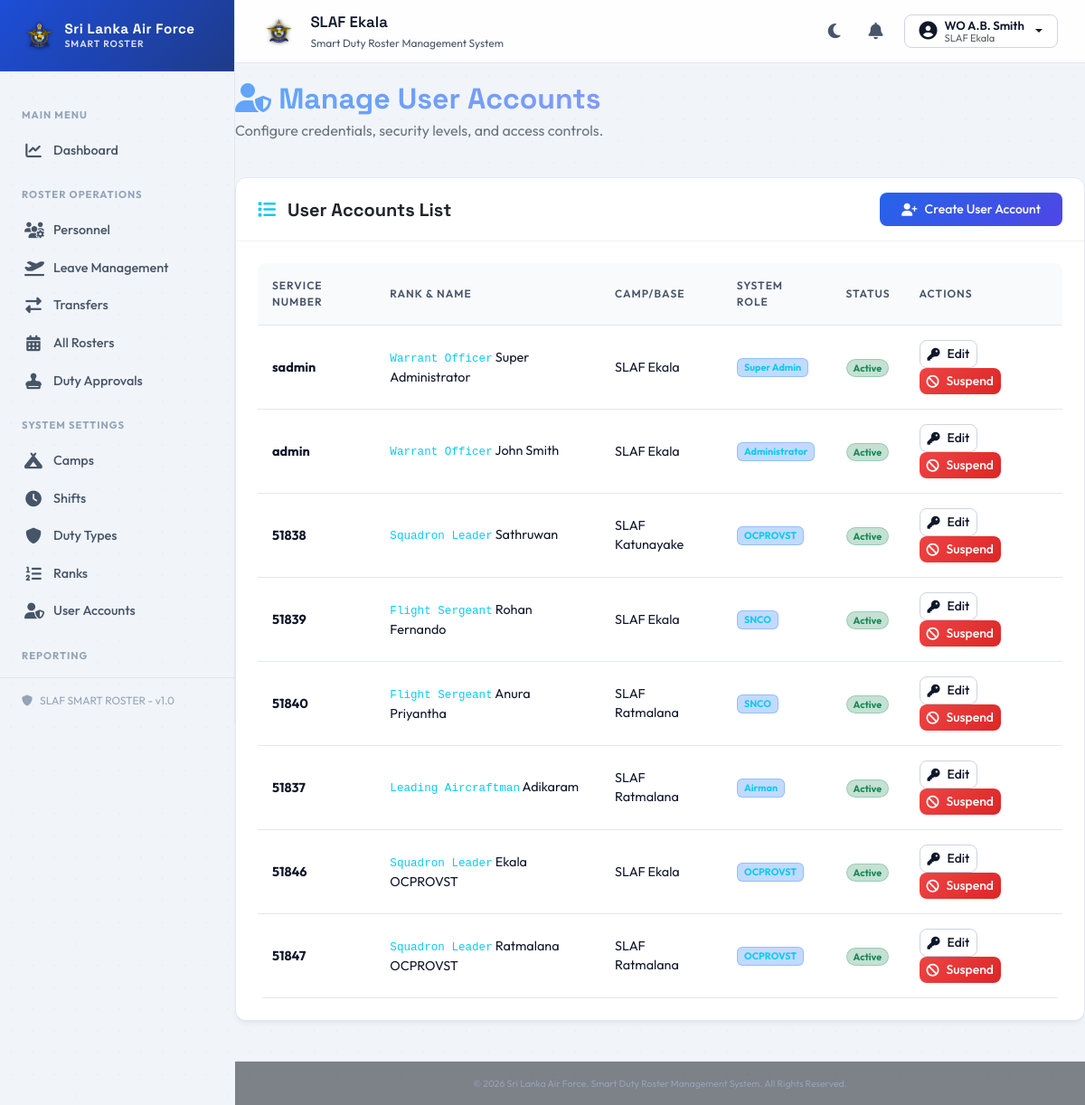
Page /users (signed in) on the committed database.
### tables this page shows
CREATE TABLE IF NOT EXISTS `users` (
  `user_id` INT AUTO_INCREMENT PRIMARY KEY,
  `service_number` VARCHAR(30) UNIQUE NOT NULL,
  `password_hash` VARCHAR(255) NOT NULL,
  `role_id` INT NOT NULL,
  `status` ENUM('Active', 'Suspended') DEFAULT 'Active',
  `created_at` TIMESTAMP DEFAULT CURRENT_TIMESTAMP,
  `updated_at` TIMESTAMP DEFAULT CURRENT_TIMESTAMP ON UPDATE CURRENT_TIMESTAMP,
  FOREIGN KEY (`service_number`) REFERENCES `personnel` (`service_number`) ON DELETE CASCADE ON UPDATE CASCADE,
  FOREIGN KEY (`role_id`) REFERENCES `roles` (`role_id`) ON UPDATE CASCADE,
  INDEX idx_users_role (`role_id`)
);

CREATE TABLE IF NOT EXISTS `camps` (
  `camp_id` INT AUTO_INCREMENT PRIMARY KEY,
  `camp_code` VARCHAR(50) UNIQUE NOT NULL,
  `camp_name` VARCHAR(150) NOT NULL,
  `address` TEXT NULL,
  `status` ENUM('Active', 'Inactive') DEFAULT 'Active',
  `created_at` TIMESTAMP DEFAULT CURRENT_TIMESTAMP,
  `updated_at` TIMESTAMP DEFAULT CURRENT_TIMESTAMP ON UPDATE CURRENT_TIMESTAMP,
  INDEX idx_camp_status (`status`)
);

CREATE TABLE IF NOT EXISTS `ranks` (
  `rank_id` INT AUTO_INCREMENT PRIMARY KEY,
  `rank_code` VARCHAR(50) UNIQUE NOT NULL,
  `rank_name` VARCHAR(100) NOT NULL,
  `rank_short_name` VARCHAR(20) NOT NULL,
  `display_order` INT DEFAULT 0,
  `status` ENUM('Active', 'Inactive') DEFAULT 'Active',
  `created_at` TIMESTAMP DEFAULT CURRENT_TIMESTAMP,
  `updated_at` TIMESTAMP DEFAULT CURRENT_TIMESTAMP ON UPDATE CURRENT_TIMESTAMP
);

CREATE TABLE IF NOT EXISTS `personnel` (
  `service_number` VARCHAR(30) PRIMARY KEY,
  `rank_id` INT NOT NULL,
  `initials` VARCHAR(50) NOT NULL,
  `full_name` VARCHAR(255) NOT NULL,
  `trade` VARCHAR(100) NOT NULL,
  `squadron` VARCHAR(100) NOT NULL,
  `camp_id` INT NOT NULL,
  `contact_number` VARCHAR(30) NULL,
  `email` VARCHAR(150) UNIQUE NOT NULL,
  `status` ENUM('Active', 'Inactive', 'Temporary Duty', 'Leave') DEFAULT 'Active',
  `created_at` TIMESTAMP DEFAULT CURRENT_TIMESTAMP,
  `updated_at` TIMESTAMP DEFAULT CURRENT_TIMESTAMP ON UPDATE CURRENT_TIMESTAMP,
  FOREIGN KEY (`camp_id`) REFERENCES `camps` (`camp_id`) ON UPDATE CASCADE,
  FOREIGN KEY (`rank_id`) REFERENCES `ranks` (`rank_id`) ON UPDATE CASCADE,
  INDEX idx_personnel_camp (`camp_id`),
  INDEX idx_personnel_status (`status`),
  INDEX idx_personnel_rank (`rank_id`)
);

CREATE TABLE IF NOT EXISTS `roles` (
  `role_id` INT AUTO_INCREMENT PRIMARY KEY,
  `role_name` VARCHAR(50) UNIQUE NOT NULL,
  `description` VARCHAR(255) NULL
);

### views/admin/users.php (the view, shortened to what the rows shown need)
<?php
include __DIR__ . '/../layout/header.php';
?>
<div class="row mb-4 align-items-center">
    <div class="col-md-12">
        <h2 class="fw-bold mb-1 gradient-text"><i class="fas fa-user-shield"></i> Manage User Accounts</h2>
    </div>
</div>
<div class="glass-card mb-4">
    <div class="card-body p-4">
        <div class="table-custom-container">
            <table class="table-custom">
                <thead>
                    <tr>
                        <th>Service Number</th>
                        <th>Rank & Name</th>
                        <th>Camp/Base</th>
                        <th>System Role</th>
                        <th>Status</th>
                        <th>Actions</th>
                    </tr>
                </thead>
                <tbody>
                    <?php if (empty($users)): ?>
                        <tr>
                            <td colspan="6" class="text-center text-secondary py-4">No user accounts registered.</td>
                        </tr>
                    <?php else: ?>
                        <?php foreach ($users as $u): ?>
                            <tr>
                                <td class="fw-bold"><?= htmlspecialchars($u['service_number']) ?></td>
                                <td>
                                    <span class="text-info font-monospace small"><?= htmlspecialchars($u['rank'] ?? 'No Rank') ?></span>
                                    <?= htmlspecialchars($u['full_name']) ?>
                                </td>
                                <td><?= htmlspecialchars($u['camp_name'] ?? 'No Location') ?></td>
                                <td>
                                    <span class="badge bg-primary bg-opacity-25 text-info border border-primary border-opacity-25 px-2.5 py-1 small rounded">
                                        <?= htmlspecialchars($u['role_name']) ?>
                                    </span>
                                </td>
                                <td>
                                    <span class="badge rounded-pill bg-<?= $u['status'] === 'Active' ? 'success' : 'danger' ?> bg-opacity-25 border border-<?= $u['status'] === 'Active' ? 'success' : 'danger' ?> border-opacity-25 text-<?= $u['status'] === 'Active' ? 'success' : 'danger' ?> px-2.5">
                                        <?= $u['status'] ?>
                                    </span>
                                </td>
                                <td>
                                    <button type="button" class="btn btn-sm btn-custom btn-custom-secondary py-1 px-2 me-1"
                                            onclick="openUserModal(<?= htmlspecialchars(json_encode($u), ENT_QUOTES, 'UTF-8') ?>);">
                                        <i class="fas fa-key"></i> Edit
                                    </button>
                                    <form action="<?= BASE_URL ?>/users/status" method="POST" class="d-inline">
                                        <button type="submit" class="btn btn-sm btn-custom btn-custom-<?= $u['status'] === 'Active' ? 'danger' : 'success' ?> py-1 px-2">
                                            <i class="fas fa-<?= $u['status'] === 'Active' ? 'ban' : 'circle-check' ?>"></i>
                                            <?= $u['status'] === 'Active' ? 'Suspend' : 'Activate' ?>
                                        </button>
                                    </form>
                                </td>
                            </tr>
                        <?php endforeach; ?>
                    <?php endif; ?>
                </tbody>
            </table>
        </div>
    </div>
</div>
<?php
include __DIR__ . '/../layout/footer.php';
?>

### views/layout/header.php (shortened to what the rows shown need)
<?php
$isLoggedIn = Session::has('user_id');
$roleName = Session::get('role_name');
$fullName = Session::get('full_name');
$rankName = Session::get('rank');
$serviceNum = Session::get('service_number');
$profileName = '';
$profileCampName = '';
if ($isLoggedIn && $serviceNum) {
    try {
        $profile = User::getProfileInfo(Session::get('user_id'));
        if ($profile) {
            $initials = $profile['initials'] ?? '';
            $fName = $profile['full_name'] ?? '';
            $rankShort = $profile['rank_short_name'] ?? '';
            $nameParts = explode(' ', trim($fName));
            $lastName = end($nameParts);
            $rankPrefix = ($rankShort ?: ($rankName ?? ''));
            $profileName = ($rankPrefix ? $rankPrefix . ' ' : '') . $initials . ' ' . $lastName;
            $profileCampName = $profile['camp_name'] ?: 'No Location';
        } else {
            $profileName = ($rankName ? $rankName . ' ' : '') . $fullName;
            $profileCampName = 'SLAF Base';
        }
    } catch (Exception $e) {
        $profileName = ($rankName ? $rankName . ' ' : '') . $fullName;
        $profileCampName = 'SLAF Base';
    }
}
?>
<!DOCTYPE html>
<html lang="en">
<head>
    <link href="<?= BASE_URL ?>/views/assets/vendor/css/bootstrap.min.css" rel="stylesheet">
    <link href="<?= BASE_URL ?>/views/assets/vendor/css/all.min.css" rel="stylesheet">
    <link href="<?= BASE_URL ?>/views/assets/css/style.css?v=<?= time() ?>" rel="stylesheet">
</head>
<body>
    <?php if ($isLoggedIn):
        $campName = $profileCampName ?: 'SLAF Base';
    ?>
    <div class="app-container">
        <aside class="sidebar-custom offcanvas-lg offcanvas-start" id="sidebarMenu" tabindex="-1" aria-labelledby="sidebarMenuLabel">
            <div class="sidebar-header offcanvas-header d-flex align-items-center justify-content-between">
                <div class="d-flex align-items-center gap-2">
                    <img src="<?= BASE_URL ?>/views/assets/images/slaf_logo.png" alt="SLAF Logo" style="height: 38px; width: auto; object-fit: contain;">
                    <div class="sidebar-brand-text">
                        <div class="sidebar-brand-title">Sri Lanka Air Force</div>
                        <div class="sidebar-brand-subtitle">SMART ROSTER</div>
                    </div>
                </div>
            </div>
            <div class="offcanvas-body d-flex flex-column p-0 flex-grow-1">
                <div class="sidebar-menu">
                    <div class="sidebar-group-title">Main Menu</div>
                    <a class="sidebar-link <?= ($route ?? '') === '/dashboard' ? 'active' : '' ?>" href="<?= BASE_URL ?>/dashboard">
                        <i class="fas fa-chart-line"></i> Dashboard
                    </a>
                    <?php if ($roleName === 'Administrator' || $roleName === 'Super Admin'): ?>
                        <div class="sidebar-group-title">Roster Operations</div>
                        <a class="sidebar-link <?= ($route ?? '') === '/personnel' ? 'active' : '' ?>" href="<?= BASE_URL ?>/personnel">
                            <i class="fas fa-users-gear"></i> Personnel
                        </a>
                        <a class="sidebar-link <?= ($route ?? '') === '/leaves' ? 'active' : '' ?>" href="<?= BASE_URL ?>/leaves">
                            <i class="fas fa-plane-departure"></i> Leave Management
                        </a>
                        <a class="sidebar-link <?= in_array(($route ?? ''), ['/postings', '/transfers', '/transfers/view']) ? 'active' : '' ?>" href="<?= BASE_URL ?>/transfers">
                            <i class="fas fa-right-left"></i> Transfers
                        </a>
                        <a class="sidebar-link <?= ($route ?? '') === '/rosters' ? 'active' : '' ?>" href="<?= BASE_URL ?>/rosters">
                            <i class="fas fa-calendar-days"></i> All Rosters
                        </a>
                        <a class="sidebar-link <?= ($route ?? '') === '/rosters/approve' ? 'active' : '' ?>" href="<?= BASE_URL ?>/rosters/approve">
                            <i class="fas fa-stamp"></i> Duty Approvals
                        </a>
                        <div class="sidebar-group-title">System Settings</div>
                        <a class="sidebar-link <?= ($route ?? '') === '/camps' ? 'active' : '' ?>" href="<?= BASE_URL ?>/camps">
                            <i class="fas fa-campground"></i> Camps
                        </a>
                        <a class="sidebar-link <?= ($route ?? '') === '/shifts' ? 'active' : '' ?>" href="<?= BASE_URL ?>/shifts">
                            <i class="fas fa-clock"></i> Shifts
                        </a>
                        <a class="sidebar-link <?= ($route ?? '') === '/duty-types' ? 'active' : '' ?>" href="<?= BASE_URL ?>/duty-types">
                            <i class="fas fa-shield"></i> Duty Types
                        </a>
                        <a class="sidebar-link <?= ($route ?? '') === '/ranks' ? 'active' : '' ?>" href="<?= BASE_URL ?>/ranks">
                            <i class="fas fa-list-ol"></i> Ranks
                        </a>
                        <a class="sidebar-link <?= ($route ?? '') === '/users' ? 'active' : '' ?>" href="<?= BASE_URL ?>/users">
                            <i class="fas fa-user-shield"></i> User Accounts
                        </a>
                        <div class="sidebar-group-title">Reporting</div>
                        <a class="sidebar-link <?= ($route ?? '') === '/reports' ? 'active' : '' ?>" href="<?= BASE_URL ?>/reports">
                        </a>
                    <?php endif; ?>
                </div>
                <div class="sidebar-footer">
                    <i class="fas fa-shield"></i> SLAF SMART ROSTER - v1.0
                </div>
            </div>
        </aside>
        <div class="main-layout">
            <header class="topbar-custom">
                <div class="d-flex align-items-center">
                    <img src="<?= BASE_URL ?>/views/assets/images/slaf_logo.png" alt="SLAF Logo" class="me-3" style="height: 36px; width: auto; object-fit: contain;">
                    <div class="topbar-title-section">
                        <div class="topbar-title d-none d-md-block"><?= htmlspecialchars($campName) ?></div>
                        <div class="topbar-subtitle d-none d-md-block">Smart Duty Roster Management System</div>
                    </div>
                </div>
                <div class="topbar-actions">
                    <button class="topbar-action-btn" id="themeToggle" title="Toggle theme">
                        <i class="fas fa-moon"></i>
                    </button>
                    <a href="<?= BASE_URL ?>/notifications" class="topbar-action-btn position-relative text-decoration-none" title="Notifications">
                        <i class="fas fa-bell"></i>
                    </a>
                    <div class="dropdown">
                        <button class="btn btn-custom btn-custom-secondary dropdown-toggle py-1 px-2 px-md-3 d-inline-flex align-items-center gap-2" type="button" id="userMenu" data-bs-toggle="dropdown" aria-expanded="false">
                            <i class="fas fa-user-circle fs-5"></i>
                            <span class="d-none d-md-inline text-start" style="line-height: 1.1; font-size: 0.825rem;">
                                <span class="d-block fw-semibold" style="color: #0f172a;"><?= htmlspecialchars($profileName ?? '') ?></span>
                                <span class="d-block text-muted" style="font-size: 0.7rem; font-weight: normal;"><?= htmlspecialchars($profileCampName ?? '') ?></span>
                            </span>
                        </button>
                    </div>
                </div>
            </header>
            <div class="main-content-container">
    <?php elseif (isset($isLoginPage) && $isLoginPage): ?>
        <div class="login-wrapper">
    <?php else: ?>
        <div class="container my-4 content-wrapper">
    <?php endif; ?>

### rows in the picture
users: camps.camp_name "SLAF Ekala", ranks.rank_short_name "WO A.B. Smith", service_number "admin", ranks.rank_name "Warrant Officer", service_number.full_name "John Smith", role.role_name "Administrator", status "Active", shows "Suspend"
users: service_number "sadmin", ranks.rank_name "Warrant Officer", service_number.full_name "Super Administrator", camps.camp_name "SLAF Ekala", role.role_name "Super Admin", status "Active", shows "Suspend"
users: service_number "51838", ranks.rank_name "Squadron Leader", service_number.full_name "Sathruwan", camps.camp_name "SLAF Katunayake", role.role_name "OCPROVST", status "Active", shows "Suspend"
users: service_number "51839", ranks.rank_name "Flight Sergeant", service_number.full_name "Rohan Fernando", camps.camp_name "SLAF Ekala", role.role_name "SNCO", status "Active", shows "Suspend"
users: service_number "51840", ranks.rank_name "Flight Sergeant", service_number.full_name "Anura Priyantha", camps.camp_name "SLAF Ratmalana", role.role_name "SNCO", status "Active", shows "Suspend"
users: service_number "51837", ranks.rank_name "Leading Aircraftman", service_number.full_name "Adikaram", camps.camp_name "SLAF Ratmalana", role.role_name "Airman", status "Active", shows "Suspend"
users: service_number "51846", ranks.rank_name "Squadron Leader", service_number.full_name "Ekala OCPROVST", camps.camp_name "SLAF Ekala", role.role_name "OCPROVST", status "Active", shows "Suspend"
users: service_number "51847", ranks.rank_name "Squadron Leader", service_number.full_name "Ratmalana OCPROVST", camps.camp_name "SLAF Ratmalana", role.role_name "OCPROVST", status "Active", shows "Suspend"
